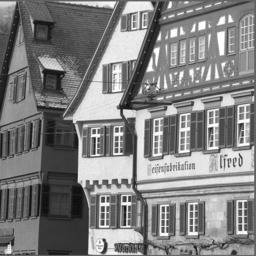
#> input picture src/img2.jpg, 256 x 256 px
$ python main.py
#> lines starting #> are read from the running program, lines starting #| are printed output that depends on the picture
### lib.py
import matplotlib.pyplot as plt
import matplotlib.image as mpimg
import numpy as np
import math


def gabor_kernel(lambd = 16.0, theta = 0.0, n = 0, sl = 0.7, st = 1.4, nl = 4.0):
	if n <= 0: n = 1+2*int(nl*lambd)
	gl = -0.5/(sl*sl)
	gt = -0.5/(st*st)
	c = math.cos(theta)/lambd
	s = math.sin(theta)/lambd
	x0 = 0.5*(n-1)*(c+s)
	y0 = 0.5*(n-1)*(c-s)
	sc = 1.0/(2*math.pi*sl*st*lambd*lambd)
	gk = np.empty( (n,n), dtype='complex64' )
	for y in range (0,n):
		for x in range (0,n):
			xr = c*x+s*y-x0  # centering, rotation and scaling
			yr = c*y-s*x-y0  # centering, rotation and scaling
			a = 2.0*math.pi*xr  # wave phase
			gk[y,x] = sc*math.exp(gl*xr*xr+gt*yr*yr)*complex(math.cos(a),math.sin(a))
	return gk

# [46 lines left out: functions wave_kernel, gaussian_kernel, kernel_plot, not called in this run]

### main.py
import lib
import math
import matplotlib.pyplot as plt
import matplotlib.image as mpimg
import numpy as np
from scipy import signal

# [12 lines of commented-out code are left out]

img = mpimg.imread('src/img2.jpg')
#> img is the input picture: shape (256, 256); min 6, max 255, mean 127.8

gk = lib.gabor_kernel(lambd=24, theta = math.pi/3)
gab = signal.convolve2d(img, gk, boundary='symm', mode='same')
plt.imshow(np.absolute(gab), cmap="gray")

plt.show()
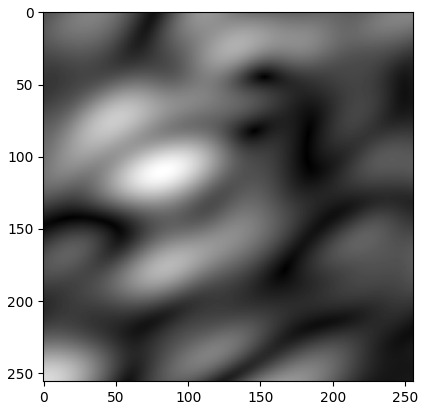
#> figure drawn by matplotlib, 1 panel
